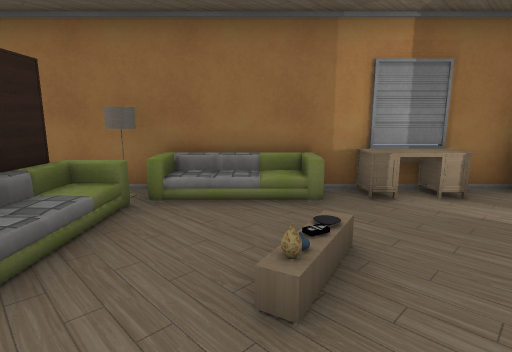
[1] (above)

13 first-person views from a walk through a 3-D level made in the Unity game engine. The camera is 1.2 m above the floor, tilts 10° down and sees 80° across. Doors are open. The floor is counted in squares, 1 m on a side. Each view is taken from the middle of a square. On the plan, view 1 faces up. The plan holds only what a view shows up to about 13 squares ahead; the rest is blank. The place goes on beyond the plan. The player character is not drawn. Some animated figures are not drawn. Some surface patterns are stand-ins.

[2]
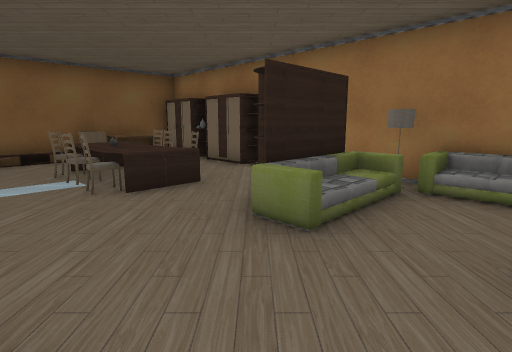

[3]
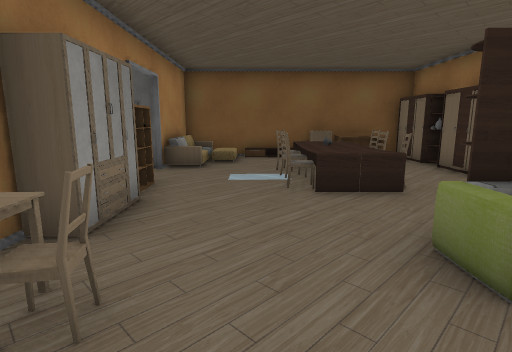

[4]
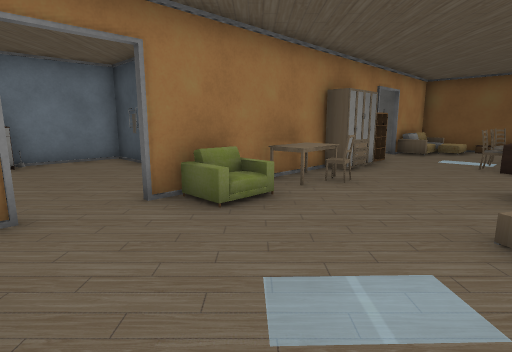

[5]
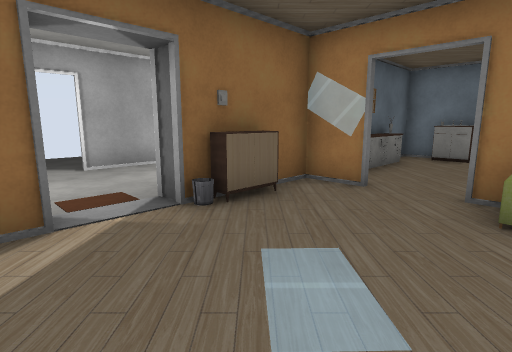

[6]
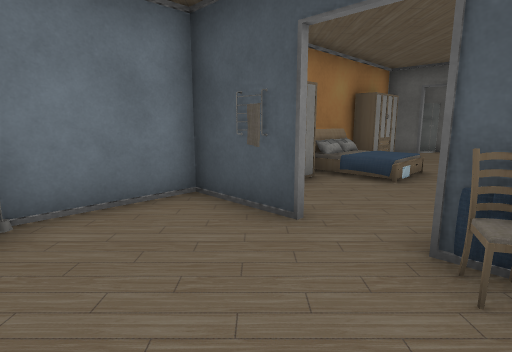

[7]
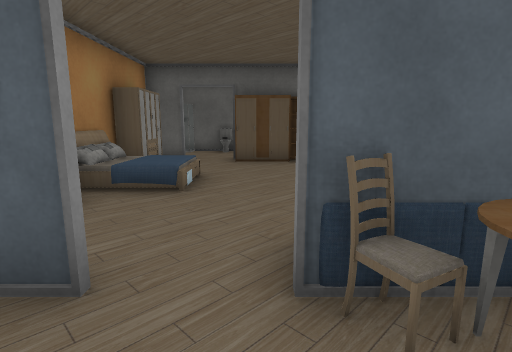

[8]
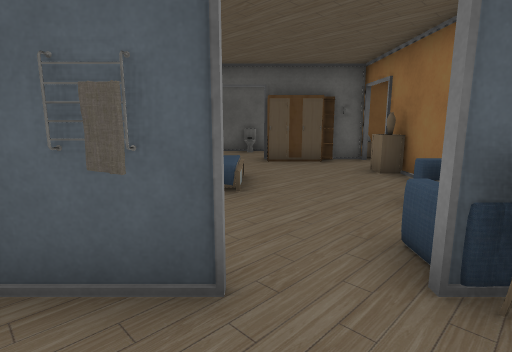

[9]
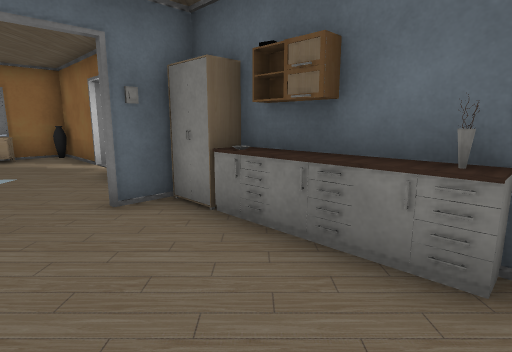

[10]
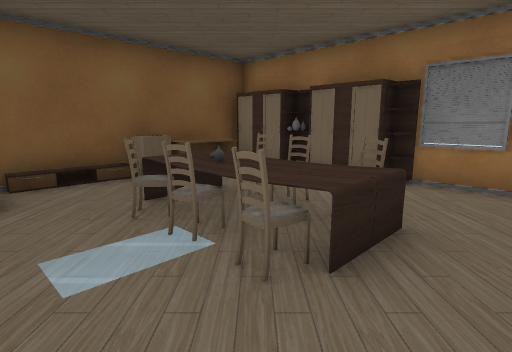

[11]
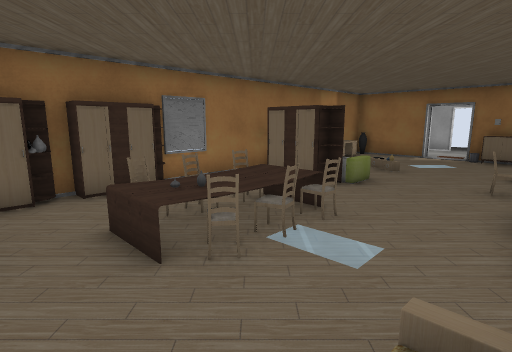

[12]
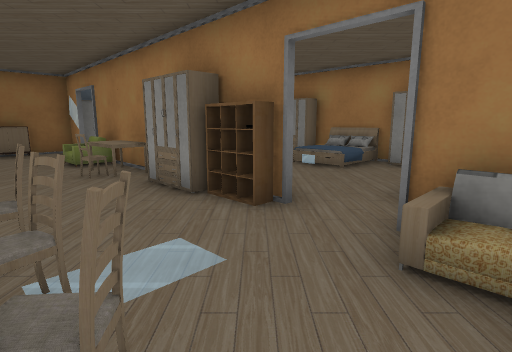

[13]
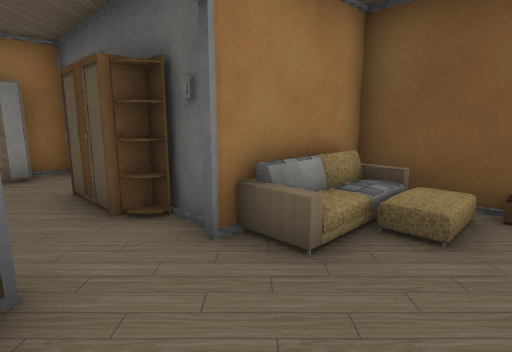

### Floor plan
Key: @ floor where view 1 was taken; # wall or solid block; x gap in a wall; . main floor; : floor 0.25 m higher than the main floor; / step, stairs or slope; = window, fence, low wall or low ledge; O other object.
Columns run from 11 left of view 1 to 6 right of it. Each row starts with its distance up from view 1.
  6   ###############
  5 #OOOOO...OOO OO.O
  4 #O......OO......#
  3 #O.OOO..OO......#
  2 OO.OOOO.OO......#
  1 #..OOOO.........##
  0 #..........@....O
 -1 #:/......O..O...#
 -2 #///.OOOOOOOO...#
 -3 # # .OO =###O..OO
 -4    OO.....OOO...O
 -5     O...........O
 -6 O..x.......x...OO
 -7 #..x..OO...O....#
 -8 OO #OO##OOO#..OO#
 -9    #       ######

Where each view was taken, in squares from view 1:
view 1: 0 up, 0 right, facing up
view 2: 1 down, 0 right, facing up-left
view 3: 0 up, 0 right, facing left
view 4: 2 up, 4 right, facing down-left
view 5: 3 up, 1 right, facing down-right
view 6: 4 down, 3 right, facing down-left
view 7: 5 down, 2 right, facing left
view 8: 6 down, 2 right, facing left
view 9: 7 down, 2 right, facing up-right
view 10: 1 down, 4 left, facing up-left
view 11: 2 down, 10 left, facing up-right
view 12: 1 up, 9 left, facing down-right
view 13: 0 up, 6 left, facing down-left
